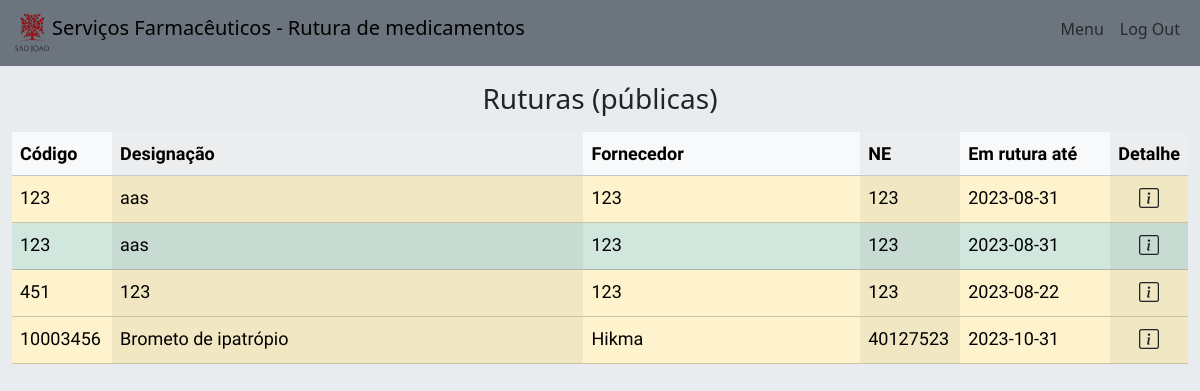
/list/public (signed in), run on an earlier commit of the app's database.
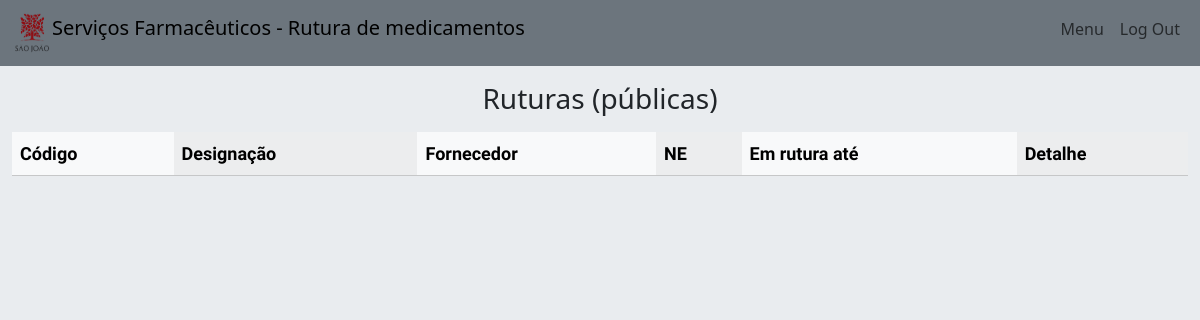
And on a later commit of the database.
### tables this page shows
CREATE TABLE "ruts" (
	"id"	INTEGER,
	"code"	INTEGER,
	"desig"	TEXT,
	"forn"	TEXT,
	"order_nr"	INTEGER,
	"end_date"	TEXT,
	"last_date"	TEXT,
	"alternative"	TEXT,
	"detail"	TEXT,
	"obs"	TEXT,
	"created"	TEXT,
	"public"	TEXT DEFAULT 'false',
	"solved"	TEXT DEFAULT 'false',
	PRIMARY KEY("id" AUTOINCREMENT)
);

### app.py (the view)
@app.route('/list/<status>', methods=['GET'])
@login_required
def list(status):
    con = sql_open()
    cursor = con.cursor()
    if status == 'other':
        cursor.execute("SELECT * FROM ruts WHERE solved = ?", ('false',))
        list_Type = '(por resolver)'
    elif status == 'public':
        cursor.execute("SELECT * FROM ruts WHERE public = ?", ('true', ))
        list_Type = '(públicas)'
    else:
        cursor.execute("SELECT * FROM ruts")
        list_Type = '(todas)'
    data = cursor.fetchall()
    cursor.close()
    return render_template('list.html', data=data, listType=list_Type)

### app.py (called while the page is built)
def sql_open():
    con = sql.connect('database.db')
    con.row_factory = sql.Row
    return con

### helpers.py (called while the page is built)
def login_required(f):
    @wraps(f)
    def decorated_function(*args, **kwargs):
        if session['name'] is None:
            return redirect(url_for('login'))
        return f(*args, **kwargs)
    return decorated_function

### templates/list.html (shortened to what this page needs)
{% extends 'home.html' %}
{% block main %}
<div class="container-fluid row mt-3 mx-auto">
    <h3 class="mb-3 text-center">Ruturas {{ listType }}</h3>
    <table class="table table-striped-columns table-hover" id="allTable">
        <thead class="table-light">
            <tr>
                <th>Código</th>
                <th>Designação</th>
                <th>Fornecedor</th>
                <th>NE</th>
                <th>Em rutura até</th>
                <th>Detalhe</th>
            </tr>
        </thead>
        <tbody>
            {% for row in data %}
            {% if row['solved'] == 'true' %}
            <tr class="table-success">
            {% else %}
            <tr class="table-warning">
            {% endif %}
                <td style="width:100px">{{ row['code'] }}</td>
                <td>{{ row['desig'] }}</td>
                <td>{{ row['forn'] }}</td>
                <td style="width:100px">{{ row['order_nr'] }}</td>
                <td style="width:150px">{{ row['end_date'] }}</td>
                <td style="width:50px; text-align: center;"><a class="text-color-black" href="{{ url_for('details', id=row['id']) }}"><i class="bi bi-info-square text-dark fs-5"></i></a></td>
            </tr>
            {% endfor %}
        </tbody>
    </table>
</div>
{% endblock main %}

What changed in the data, as far as the page shows it:
removed ruts: code "123", desig "aas", forn "123", order_nr "123", end_date "2023-08-31"
removed ruts: code "123", desig "aas", forn "123", order_nr "123", end_date "2023-08-31"
removed ruts: code "451", desig "123", forn "123", order_nr "123", end_date "2023-08-22"
removed ruts: code "10003456", desig "Brometo de ipatrópio", forn "Hikma", order_nr "40127523", end_date "2023-10-31"
